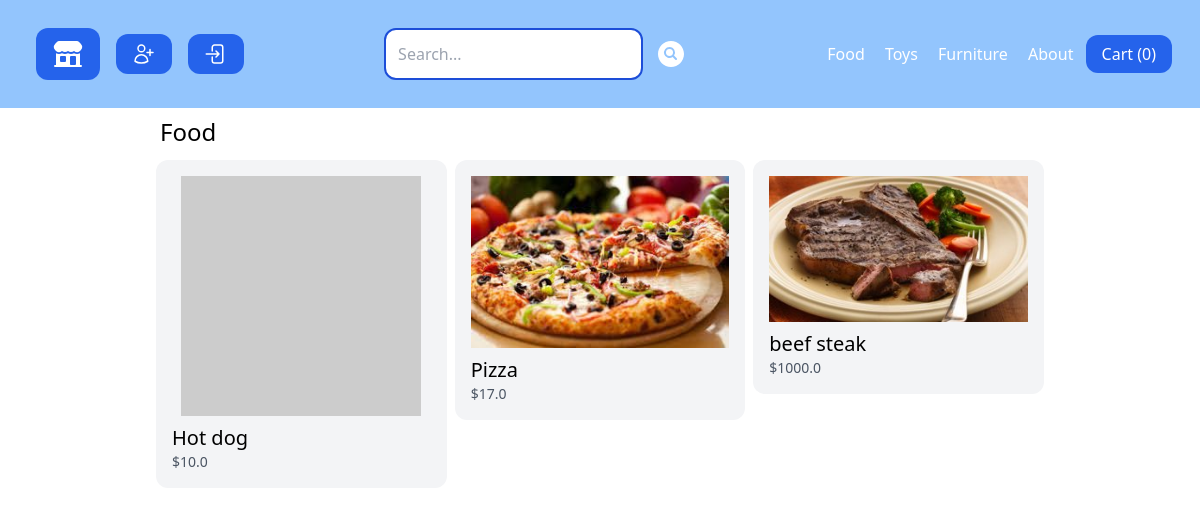
Screenshot of /food/ with the database file from the repository.
### store/models.py (models this page shows, shortened)
class Category(models.Model):
    title = models.CharField(max_length = 50)
    slug = models.SlugField(max_length = 50)  # url representation field
    class Meta:
        verbose_name_plural = 'Categories'

class Product(models.Model):
    DRAFT = 'draft'
    WAITING_APPROVAL = 'waitingapproval'
    ACTIVE = 'active'
    DELETED = 'deleted'
    STATUS_CHOICES = (
        (DRAFT, 'Draft'),
        (WAITING_APPROVAL, 'Waiting Approval'),
        (ACTIVE, 'Active'),
        (DELETED,'Deleted'),
    )
    user = models.ForeignKey(User, related_name = 'products',on_delete = models.CASCADE)
    category = models.ForeignKey(Category, related_name='products', on_delete = models.CASCADE)
    title = models.CharField(max_length=50)
    slug = models.SlugField(max_length=50)
    description = models.TextField(blank=True)
    price = models.IntegerField()
    image = models.ImageField(upload_to='uploads/product_images/', blank=True, null=True)
    thumbnails = models.ImageField(upload_to='uploads/product_images/thumbnail/', blank=True, null=True)
    created_at = models.DateTimeField(auto_now_add = True)
    updated_at = models.DateTimeField(auto_now = True)
    status = models.CharField(max_length=50, choices=STATUS_CHOICES, default=ACTIVE)
    class Meta:
        ordering=('-created_at',) # put items in oder they was created
    def get_display_price(self):
        return self.price/100
    def get_thumbnail(self):
        if self.thumbnails:
            return self.thumbnails.url
        else:
            if self.image:
                self.thumbnails = self.make_thumbnail(self.image)
                self.save()
                return self.thumbnails.url
            else:
                return 'http://via.placeholder.com/240x240'

### store/views.py (the view)
# urls.py: path('<slug:slug>/',views.category_detail, name='category_detail'),
def category_detail(request, slug):
    category = get_object_or_404(Category,slug = slug)
    products = category.products.filter(status=Product.ACTIVE)
    return render(request, 'store/category_detail.html',
                  {'category':category,
                   'products':products})

### store/cart.py (called while the page is built)
    def __len__(self):
        return sum(item['quantity'] for item in self.cart.values())

### store/context_processors.py (called while the page is built)
def cart(request):
    return {'cart':Cart(request)}

### store/templatetags/menu.py (called while the page is built)
@register.inclusion_tag('core/menu.html') # we need add the menu.html
def menu():
    categories = Category.objects.all()
    return {'categories':categories}

### store/templates/store/category_detail.html (shortened to what this page needs)
{% extends 'core/base.html'%}
{%block content%}
<h1 class="m-2 text-2xl items-center">{{category.title}}</h1>
{% include 'store/partials/products.html' %} {%endblock%}

### core/templates/core/menu.html
{% for category in categories %}
<a
  href="{%url 'category_detail' category.slug %}"
  class="p-2 text-white hover:bg-blue-500 rounded-xl"
  >{{category.title}}</a
>
{%endfor%}
<a href="{% url 'about' %}" class="p-2 text-white hover:bg-blue-500 rounded-xl">
  About
</a>

### store/templates/store/partials/products.html
<div class="flex flex-wrap">
  {% for product in products %}
  <div class="product w-1/3 p-1">
    <div class="p-4 bg-gray-100 rounded-xl">
      <a href="{% url 'product_detail' product.category.slug product.slug %}">
        <div class="image">
          <img
            class="mx-auto"
            src="{{product.get_thumbnail }}"
            alt="{{product.title}}"
          />
        </div>
        <h2 class="mt-2 text-xl">{{product.title}}</h2>
        <p class="text-sm text-gray-600">${{product.get_display_price}}</p>
      </a>
    </div>
  </div>
  {% endfor %}
</div>

### rows the page displays
Category: title "Food"
Category: title "Toys"
Category: title "Furniture"
Product: title "Hot dog", get_display_price "10.0"
Product: get_thumbnail (picture), title "Pizza", get_display_price "17.0"
Product: get_thumbnail (picture), title "beef steak", get_display_price "1000.0"

### other values shown
{{ cart|length }} "0"
